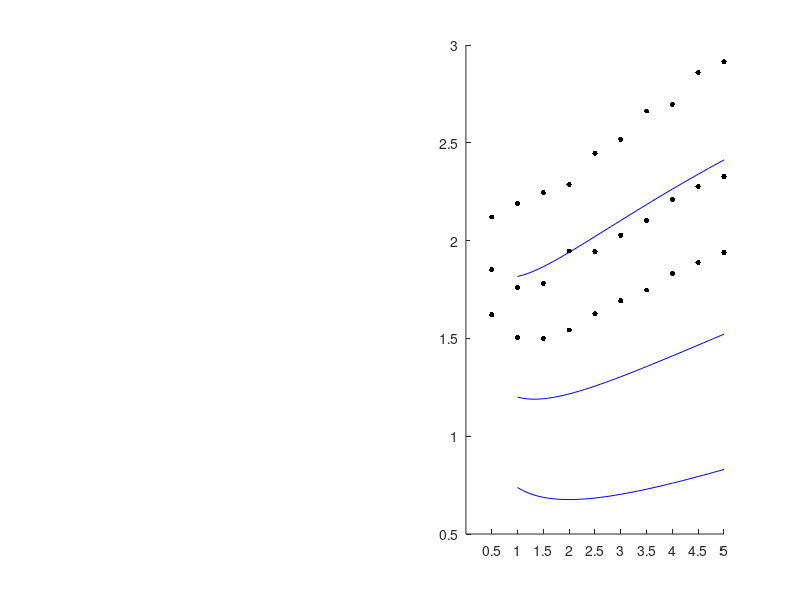

This chart was generated by the following MATLAB code: (Note: this script raises an error after producing the figure.)
% Pierwszy rysunek

load('data/data4comparison.mat');
n=1;
h=figure

subplot(1,2,2);
hold on
plot(r_tab2,log(meanTa(:,:)),'b');
plot(r_tab,log(meanTs(:,:)),'k.','MarkerSize',12);

%for i=1:size(meanTs,1)
%    errorbar(r_tab,log(meanTs(i,:)),3*sdevT(i,:)./meanTs(i,:),'k.');
%end
set(gca,'XTick',r_tab)

xlabel('r','fontsize',fs_label);
ylabel('log <T>','fontsize',fs_label);

%legend('Analytical formula','Monte Carlo');

% Drugi rysunek
fs_label=14;

load('data/data4comparison3.mat');
subplot(1,2,1);
hold on
plot(x_tab2,log(meanTa(:,:)),'b');
%plot(x_tab,log(meanTs(:,:)),'k.','MarkerSize',12);

for i=1:size(meanTs,1)
    errorbar(x_tab,log(meanTs(i,:)),3*sdevT(i,:)./meanTs(i,:),'k.');
end
set(gca,'XTick',x_tab)

xlabel('x','fontsize',fs_label);
ylabel('log <T>','fontsize',fs_label);
grid on
axis tight

printpdf(h,'graphics/mfat_comp_r');
